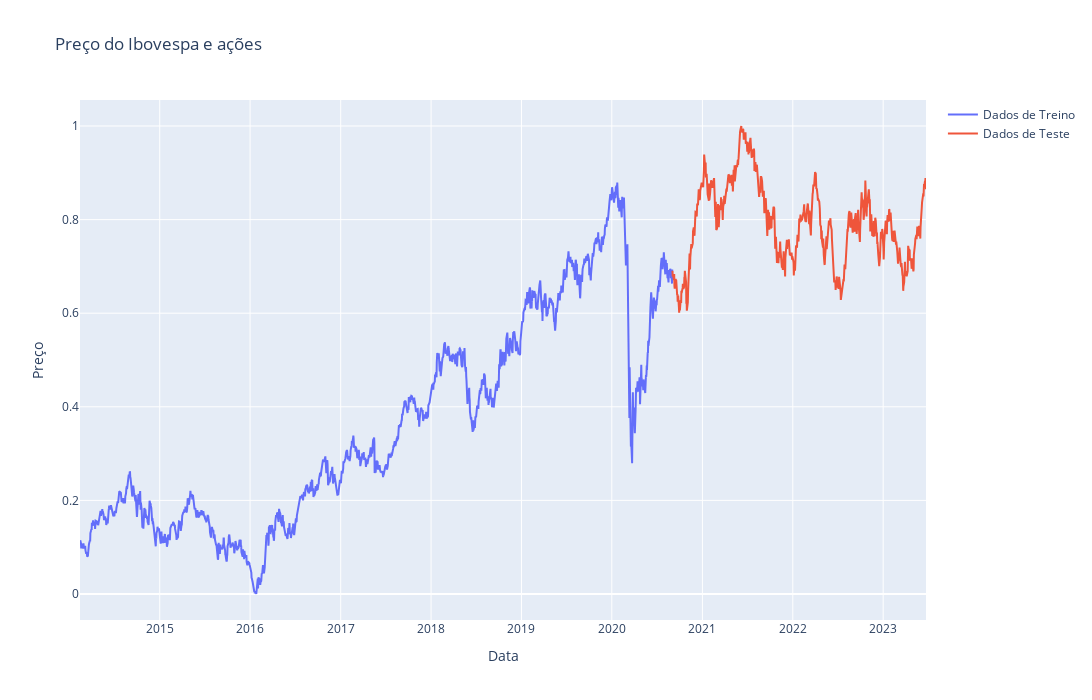

Write notebook code for a chart like this one.
### Code cell
# Cria um gráfico de linha usando o Plotly
fig = go.Figure()
fig.add_trace(go.Scatter(x=T_train, y=np.hstack(y_train), mode='lines',name="Dados de Treino"))
fig.add_trace(go.Scatter(x=T_test, y=np.hstack(y_test), mode='lines',name="Dados de Teste"))
# Configura o layout do gráfico
fig.update_layout(
    width=1500,
    height=700,
    title='Preço do Ibovespa e ações',
    xaxis_title='Data',
    yaxis_title='Preço',
    showlegend=True
)

### Figure 1 — Plotly figure (JSON) as saved in the notebook; plotly's stock layout.template omitted (floating-point values rounded to 4 significant figures; data arrays with more than 128 entries replaced by an {"elided": "..."} marker saying what was removed)
{"data": [{"mode": "lines", "name": "Dados de Treino", "type": "scatter", "x": {"elided": "1621 str values"}, "y": {"elided": "1621 float values"}}, {"mode": "lines", "name": "Dados de Teste", "type": "scatter", "x": {"elided": "695 str values"}, "y": {"elided": "695 float values"}}], "layout": {"height": 700, "showlegend": true, "title": {"text": "Preço do Ibovespa e ações"}, "width": 1500, "xaxis": {"title": {"text": "Data"}}, "yaxis": {"title": {"text": "Preço"}}}}
